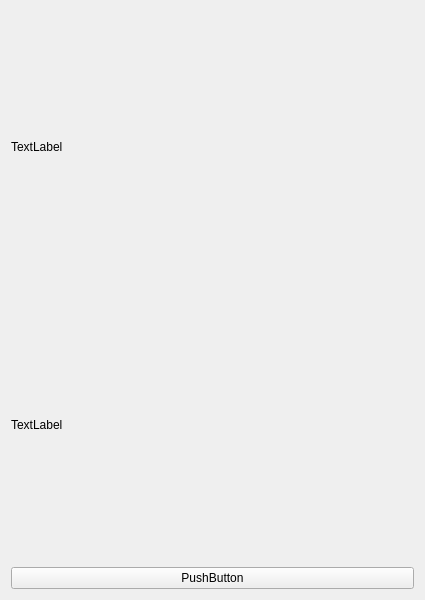
<?xml version="1.0" encoding="UTF-8"?>
<ui version="4.0">
 <class>Widget</class>
 <widget class="QWidget" name="Widget">
  <property name="geometry">
   <rect>
    <x>0</x>
    <y>0</y>
    <width>425</width>
    <height>600</height>
   </rect>
  </property>
  <property name="windowTitle">
   <string>Widget</string>
  </property>
  <layout class="QGridLayout" name="gridLayout">
   <item row="0" column="0">
    <widget class="myLabel" name="label">
     <property name="text">
      <string>TextLabel</string>
     </property>
    </widget>
   </item>
   <item row="1" column="0">
    <widget class="myLabel" name="label_2">
     <property name="text">
      <string>TextLabel</string>
     </property>
    </widget>
   </item>
   <item row="2" column="0">
    <widget class="QPushButton" name="pushButton">
     <property name="text">
      <string>PushButton</string>
     </property>
    </widget>
   </item>
  </layout>
 </widget>
 <customwidgets>
  <customwidget>
   <class>myLabel</class>
   <extends>QLabel</extends>
   <header location="global">mylabel.h</header>
  </customwidget>
 </customwidgets>
 <resources/>
 <connections/>
</ui>
